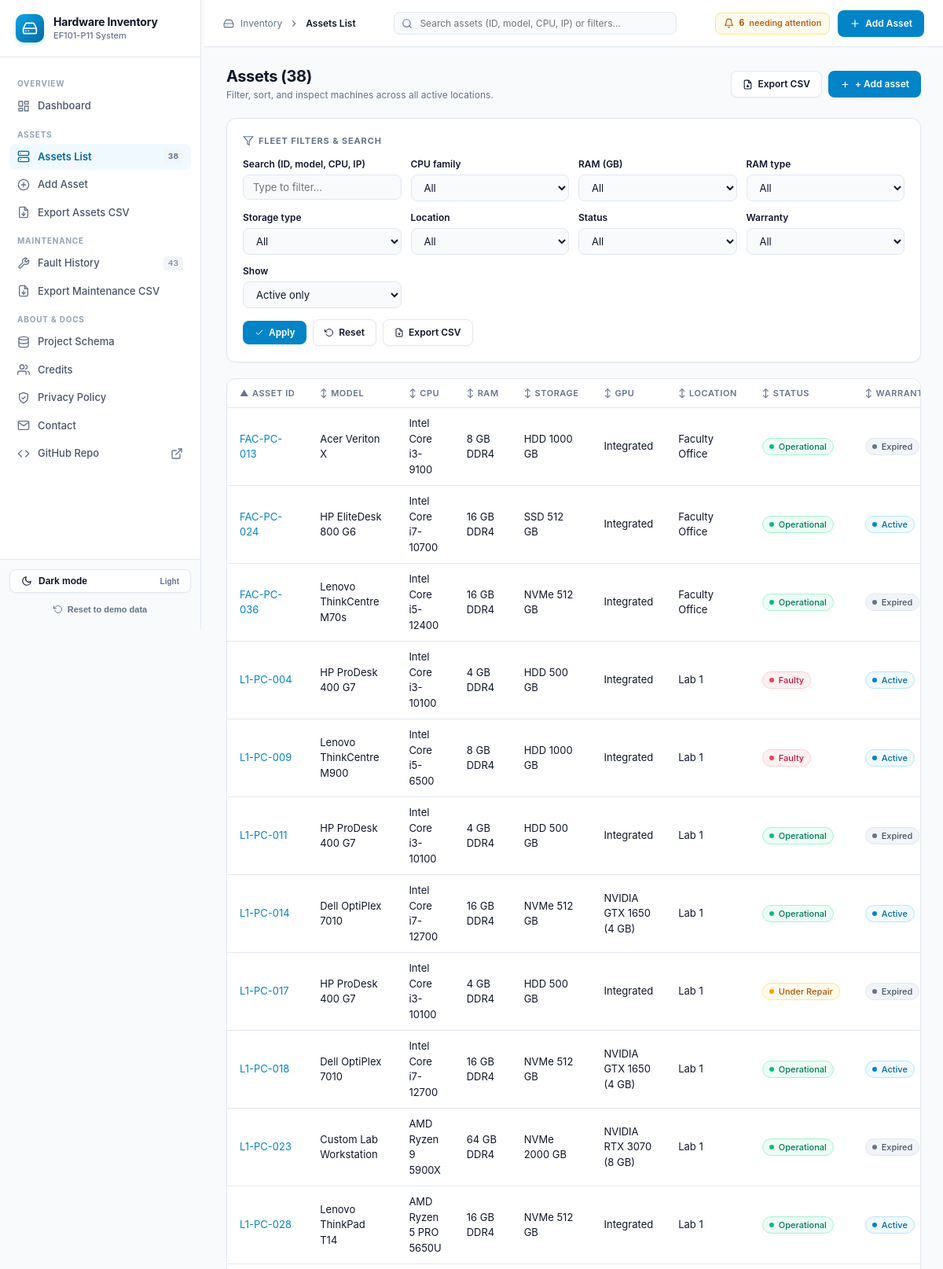
Page /assets (upper part) on the committed database.
### tables this page shows
CREATE TABLE assets (
    asset_id          TEXT PRIMARY KEY,                 -- permanent identity, e.g. L1-PC-001
    manufacturer      TEXT NOT NULL,
    model             TEXT NOT NULL,
    cpu               TEXT NOT NULL,                    -- full model, e.g. Intel Core i5-12400
    cpu_family        TEXT NOT NULL,                    -- grouping used for filtering, e.g. Core i5
    ram_gb            INTEGER NOT NULL CHECK (ram_gb > 0),
    ram_type          TEXT NOT NULL CHECK (ram_type IN ('DDR1','DDR2','DDR3','DDR4','DDR5')),
    storage_type      TEXT NOT NULL CHECK (storage_type IN ('SSD','HDD','NVMe','Hybrid')),
    storage_gb        INTEGER NOT NULL CHECK (storage_gb > 0),
    gpu               TEXT,                             -- NULL / empty = integrated only
    gpu_vram_gb       INTEGER CHECK (gpu_vram_gb IS NULL OR gpu_vram_gb > 0),
    os                TEXT NOT NULL,
    ip_address        TEXT,                             -- 192.168.x.n; unique inside a place
    location          TEXT NOT NULL REFERENCES locations(name),
    purchase_date     TEXT NOT NULL,                    -- ISO date YYYY-MM-DD
    warranty_expiry   TEXT NOT NULL,                    -- warranty status is COMPUTED from this
    status            TEXT NOT NULL DEFAULT 'Operational'
                      CHECK (status IN ('Operational','Faulty','Under Repair')),
    -- Current fault: filled while status is Faulty / Under Repair, all NULL when Operational
    status_category   TEXT,                             -- fault category, 'Unknown' if not given
    status_detail     TEXT,                             -- fault description ('' = not given)
    status_action     TEXT,                             -- actions to be taken ('' = not decided)
    status_technician TEXT,                             -- technician ('' = not assigned yet)
    status_date       TEXT,                             -- date the fault was recorded (ISO)
    status_cost       REAL CHECK (status_cost IS NULL OR status_cost >= 0), -- updated cost of the open fault
    active            INTEGER NOT NULL DEFAULT 1 CHECK (active IN (0,1)),  -- 0 = retired (kept for history)
    CHECK ((status = 'Operational' AND status_category IS NULL AND status_detail IS NULL
            AND status_action IS NULL AND status_technician IS NULL AND status_date IS NULL
            AND status_cost IS NULL)
        OR (status <> 'Operational' AND status_category IS NOT NULL AND status_detail IS NOT NULL
            AND status_action IS NOT NULL AND status_technician IS NOT NULL AND status_date IS NOT NULL)),
    CHECK (warranty_expiry >= purchase_date),
    UNIQUE (location, ip_address)                       -- no two PCs in one place share an IP
);

### app.py (the view)
@app.route("/assets")
def assets():
    rows = queries.filtered_assets(request.args)
    opts = queries.filter_options()
    enriched = [dict(r, warranty=warranty_status(r["warranty_expiry"])) for r in rows]
    key, direction = current_sort()
    return render_template("assets.html", assets=enriched, opts=opts, f=request.args,
                           sort=key, direction=direction, first=current_first(), columns=ASSET_COLUMNS)

### app.py (called while the page is built, shortened)
def current_sort():
    key = request.args.get("sort")
    key = key if key in SORT_COLUMNS or key == "status" else "asset_id"
    direction = "desc" if request.args.get("dir") == "desc" else "asc"
    return key, direction

def current_first():
    first = request.args.get("first")
    return first if first in STATUS_ORDER else STATUS_ORDER[0]

def sort_link(col):
    args = request.args.to_dict()
    key, direction = current_sort()
    if col == "status":
        nxt = STATUS_ORDER[(STATUS_ORDER.index(current_first()) + 1) % len(STATUS_ORDER)] if key == "status" \
            else STATUS_ORDER[0]
        args.update(sort="status", first=nxt)
        args.pop("dir", None)
    else:
        new = "desc" if (col == key and direction == "asc") else "asc"
        args.update(sort=col, dir=new)
        args.pop("first", None)
    return url_for("assets", **args)

@app.before_request
def guard_requests():
    try:
        hostname = urlsplit("//" + request.host).hostname
    except ValueError:
        hostname = None
    extra = {h.strip().lower() for h in os.environ.get("INVENTORY_ALLOWED_HOSTS", "").split(",") if h.strip()}
    if hostname not in LOCAL_HOSTS | extra:
        return render_template("message.html", title="Wrong address",
                               text="Open this app at http://127.0.0.1 (the address printed when it starts)."), 400

@app.after_request
def security_headers(resp):
    resp.headers.setdefault("Content-Security-Policy",
                            "default-src 'self'; script-src 'self' 'unsafe-inline'; style-src 'self' 'unsafe-inline'; "
                            "img-src 'self' data:; form-action 'self'; frame-ancestors 'none'; base-uri 'self'")
    resp.headers.setdefault("X-Content-Type-Options", "nosniff")
    resp.headers.setdefault("X-Frame-Options", "DENY")
    resp.headers.setdefault("Referrer-Policy", "same-origin")      # "no-referrer" makes browsers send Origin: null
    return resp

def warranty_status(expiry):
    t = date.today()
    try:
        exp = date.fromisoformat(expiry)
    except (TypeError, ValueError):
        return "Unknown"         # a damaged date must never break the whole list
    if exp < t:
        return "Expired"
    if exp <= t + timedelta(days=WARRANTY_SOON_DAYS):
        return "Expiring soon"
    return "Active"

### db.py (called while the page is built)
def get_db():
    conn = sqlite3.connect(DB_PATH)
    conn.row_factory = sqlite3.Row
    conn.execute("PRAGMA foreign_keys = ON")   # enforce maintenance.asset_id -> assets
    return conn

### templates/assets.html (shortened to what this page needs)
{% extends "base.html" %}
{% block content %}
<div class="row between" style="margin-bottom:20px;flex-wrap:wrap;gap:12px">
  <div>
    <h1>Assets ({{ assets|length }})</h1>
    <div class="subtitle">Filter, sort, and inspect machines across all active locations.</div>
  </div>
  <div class="row" style="gap:8px">
    <a class="btn sec" href="{{ url_for('export_assets', **dict(f, sort=sort, dir=direction, first=first)) }}">
      Export CSV
    </a>
    <a class="btn" href="{{ url_for('asset_new') }}">
      <svg width="13" height="13" viewBox="0 0 24 24" fill="none" stroke="currentColor" stroke-width="2"><line x1="12" y1="5" x2="12" y2="19"></line><line x1="5" y1="12" x2="19" y2="12"></line></svg>
      + Add asset
    </a>
  </div>
</div>
<div class="card">
  <div class="row" style="gap:6px;margin-bottom:12px">
    <svg width="14" height="14" style="color:var(--muted)" viewBox="0 0 24 24" fill="none" stroke="currentColor" stroke-width="2"><polygon points="22 3 2 3 10 12.46 10 19 14 21 14 12.46 22 3"></polygon></svg>
    <div class="section-label" style="margin:0">Fleet Filters &amp; Search</div>
  </div>
  <form class="filters" method="get">
    <div class="formgrid" style="grid-template-columns:repeat(auto-fit, minmax(200px, 1fr));gap:12px">
      <div>
        <label for="f-q">Search (ID, model, CPU, IP)</label>
        <input name="q" value="{{ f.get('q','') }}" id="f-q" placeholder="Type to filter...">
      </div>
      <div>
        <label for="f-cpu_family">CPU family</label>
        <select name="cpu_family" id="f-cpu_family">
          <option value="">All</option>
        </select>
      </div>
      <div>
        <label for="f-ram_gb">RAM (GB)</label>
        <select name="ram_gb" id="f-ram_gb">
          <option value="">All</option>
        </select>
      </div>
      <div>
        <label for="f-ram_type">RAM type</label>
        <select name="ram_type" id="f-ram_type">
          <option value="">All</option>
        </select>
      </div>
      <div>
        <label for="f-storage_type">Storage type</label>
        <select name="storage_type" id="f-storage_type">
          <option value="">All</option>
        </select>
      </div>
      <div>
        <label for="f-location">Location</label>
        <select name="location" id="f-location">
          <option value="">All</option>
        </select>
      </div>
      <div>
        <label for="f-status">Status</label>
        <select name="status" id="f-status">
          <option value="">All</option>
        </select>
      </div>
      <div>
        <label for="f-warranty">Warranty</label>
        <select name="warranty" id="f-warranty">
          <option value="">All</option>
        </select>
      </div>
      <div>
        <label for="f-show">Show</label>
        <select name="show" id="f-show">
          <option value="">Active only</option>
        </select>
      </div>
    </div>
    <div class="row" style="margin-top:14px;gap:8px">
      <button class="btn" type="submit">
        <svg width="12" height="12" viewBox="0 0 24 24" fill="none" stroke="currentColor" stroke-width="2"><polyline points="20 6 9 17 4 12"></polyline></svg>
        Apply
      </button>
      <a class="btn sec" href="{{ url_for('assets') }}">
        <svg width="12" height="12" viewBox="0 0 24 24" fill="none" stroke="currentColor" stroke-width="2"><polyline points="1 4 1 10 7 10"></polyline><path d="M3.51 15a9 9 0 1 0 2.13-9.36L1 10"></path></svg>
        Reset
      </a>
      <a class="btn sec" href="{{ url_for('export_assets', **dict(f, sort=sort, dir=direction, first=first)) }}">
        Export CSV
      </a>
    </div>
  </form>
</div>
<div class="card scroll">
  <table>
    <thead>
      <tr>
        {% for key, label in columns %}
        <th><a class="sortlink" href="{{ sort_link(key) }}">
          {% if key == 'status' and sort == 'status' %}<span class="arrow st-{{ first|replace(' ', '-') }}">▲</span>
          {% elif key == sort %}<span class="arrow">{{ '▲' if direction == 'asc' else '▼' }}</span>
          {% else %}<span class="arrow faint">↕</span>{% endif %}
          {{ label }}</a></th>
        {% endfor %}
      </tr>
    </thead>
    <tbody>
    {% for a in assets %}
      <tr>
        <td><a href="{{ url_for('asset_detail', asset_id=a.asset_id) }}">{{ a.asset_id }}</a>
            {% if not a.active %}<span class="badge b-Retired">Retired</span>{% endif %}</td>
        <td>{{ a.manufacturer }} {{ a.model }}</td>
        <td>{{ a.cpu }}</td>
        <td>{{ a.ram_gb }} GB {{ a.ram_type }}</td>
        <td>{{ a.storage_type }} {{ a.storage_gb }} GB</td>
        <td>{{ a.gpu or 'Integrated' }}{% if a.gpu_vram_gb %} ({{ a.gpu_vram_gb }} GB){% endif %}</td>
        <td>{{ a.location }}</td>
        <td><span class="badge b-{{ a.status|replace(' ', '-') }}">{{ a.status }}</span></td>
        <td><span class="badge b-{{ a.warranty|replace(' ', '-') }}">{{ a.warranty }}</span></td>
      </tr>
    {% else %}
      <tr><td colspan="10" class="muted" style="padding:24px 20px;text-align:center">No assets match these filters.</td></tr>
    {% endfor %}
    </tbody>
  </table>
</div>
{% endblock %}

### rows in the picture
assets: asset_id "FAC-PC-013", manufacturer "Acer", model "Veriton X", cpu "Intel Core i3-9100", ram_gb "8", ram_type "DDR4", storage_type "HDD", storage_gb "1000", gpu "Integrated", location "Faculty Office", status "Operational", warranty "Expired"
assets: asset_id "FAC-PC-024", manufacturer "HP", model "EliteDesk 800 G6", cpu "Intel Core i7-10700", ram_gb "16", ram_type "DDR4", storage_type "SSD", storage_gb "512", gpu "Integrated", location "Faculty Office", status "Operational", warranty "Active"
assets: asset_id "FAC-PC-036", manufacturer "Lenovo", model "ThinkCentre M70s", cpu "Intel Core i5-12400", ram_gb "16", ram_type "DDR4", storage_type "NVMe", storage_gb "512", gpu "Integrated", location "Faculty Office", status "Operational", warranty "Expired"
assets: asset_id "L1-PC-004", manufacturer "HP", model "ProDesk 400 G7", cpu "Intel Core i3-10100", ram_gb "4", ram_type "DDR4", storage_type "HDD", storage_gb "500", gpu "Integrated", location "Lab 1", status "Faulty", warranty "Active"
assets: asset_id "L1-PC-009", manufacturer "Lenovo", model "ThinkCentre M900", cpu "Intel Core i5-6500", ram_gb "8", ram_type "DDR4", storage_type "HDD", storage_gb "1000", gpu "Integrated", location "Lab 1", status "Faulty", warranty "Active"
assets: asset_id "L1-PC-011", manufacturer "HP", model "ProDesk 400 G7", cpu "Intel Core i3-10100", ram_gb "4", ram_type "DDR4", storage_type "HDD", storage_gb "500", gpu "Integrated", location "Lab 1", status "Operational", warranty "Expired"
assets: asset_id "L1-PC-014", manufacturer "Dell", model "OptiPlex 7010", cpu "Intel Core i7-12700", ram_gb "16", ram_type "DDR4", storage_type "NVMe", storage_gb "512", gpu "NVIDIA GTX 1650", gpu_vram_gb "4", location "Lab 1", status "Operational", warranty "Active"
assets: asset_id "L1-PC-017", manufacturer "HP", model "ProDesk 400 G7", cpu "Intel Core i3-10100", ram_gb "4", ram_type "DDR4", storage_type "HDD", storage_gb "500", gpu "Integrated", location "Lab 1", status "Under Repair", warranty "Expired"
assets: asset_id "L1-PC-018", manufacturer "Dell", model "OptiPlex 7010", cpu "Intel Core i7-12700", ram_gb "16", ram_type "DDR4", storage_type "NVMe", storage_gb "512", gpu "NVIDIA GTX 1650", gpu_vram_gb "4", location "Lab 1", status "Operational", warranty "Active"
assets: asset_id "L1-PC-023", manufacturer "Custom", model "Lab Workstation", cpu "AMD Ryzen 9 5900X", ram_gb "64", ram_type "DDR4", storage_type "NVMe", storage_gb "2000", gpu "NVIDIA RTX 3070", gpu_vram_gb "8", location "Lab 1", status "Operational", warranty "Expired"
assets: asset_id "L1-PC-028", manufacturer "Lenovo", model "ThinkPad T14", cpu "AMD Ryzen 5 PRO 5650U", ram_gb "16", ram_type "DDR4", storage_type "NVMe", storage_gb "512", gpu "Integrated", location "Lab 1", status "Operational", warranty "Active"

### other values in the picture
{{ active_asset_count }} "38"
{{ total_events_count }} "43"
{{ attention_count }} "6"
{{ assets|length }} "38"
{{ '▲' if direction == 'asc' else '▼' }} "▲"
{{ label }} "ASSET ID" "MODEL" "CPU" "RAM" "STORAGE" "GPU" "LOCATION" "STATUS"
